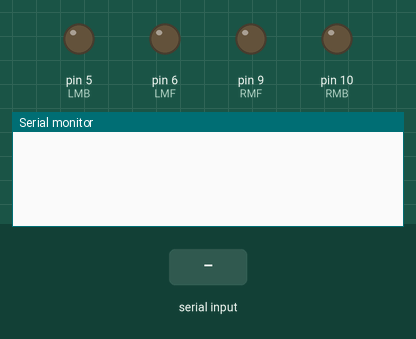
A sketch run on a simulated Arduino Mega 2560, built with avr-gcc and run on an emulated ATmega2560. Shown: output pins drawn as LEDs (lit = HIGH), the last lines printed to the serial monitor. The inputs (shaded band) are chosen by the test bench.

Above: at 1.2 s.
1.3 s: "-\n" received over Serial
At 2.3 s:
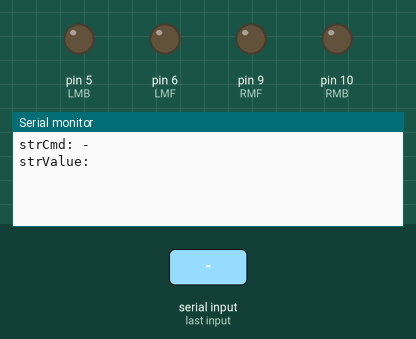
2.8 s: "LF\n" received over Serial
At 4.0 s:
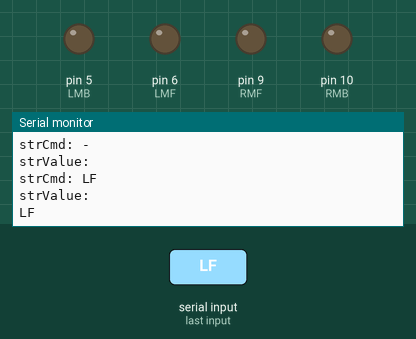
4.3 s: "LB\n" received over Serial
At 5.1 s:
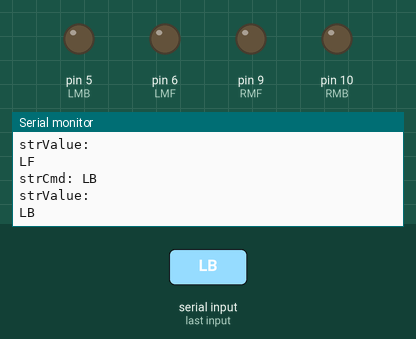

Measured:
- after the input at 1.3 s, the serial monitor: prints a new line at once (image 1)
- after the input at 2.8 s, the serial monitor: prints a new line at once (image 2)
- after the input at 4.3 s, the serial monitor: prints a new line at once (image 3)

The sketch:

arduinomotor.ino
```cpp
#include "motors.h"

// HW serial port Serial1 pins RX D0 and TX D1 (only RX is realy used)

void setup()
{
  Serial.begin(9600); //This pipes to the serial monitor
  Serial1.begin(9600);

  motorsInit();
}

String cmd;

void loop()
{
  while (Serial.available()) {
    char c = Serial.read();
    cmd += c;
    if (c == '\n')
    {
      parseCmd(cmd);
      cmd = "";
    }
  }

}

/**
   Parses and executes command in form <command>-<value>#
*/
void parseCmd(String cmd)
{
  String strCmd;
  String strValue;
  if(cmd.indexOf("-") > 0)
  {
    strCmd = cmd.substring(0, cmd.indexOf("-"));
    strValue = cmd.substring(cmd.indexOf("-") + 1, cmd.indexOf("\n"));
  }
  else if(cmd.indexOf("\n") > 0)
  {
    strCmd = cmd.substring(0, cmd.indexOf("#"));
  }
  else return;

  Serial.println("strCmd: " + strCmd);
  Serial.println("strValue: " + strValue);


    if (strCmd.indexOf("LF") >= 0)
    {
    leftMotorForward(strValue.toInt());
    Serial.print(cmd);
    }
    if (strCmd.indexOf("LB") >= 0)
    {
    leftMotorBackward(strValue.toInt());
    Serial.print(cmd);
    }
    if (strCmd.indexOf("RF") >= 0)
    {
    rightMotorForward(strValue.toInt());
    Serial.print(cmd);
    }
    if (strCmd.indexOf("RB") >= 0)
    {
    rightMotorBackward(strValue.toInt());
    Serial.print(cmd);
    }
    if (strCmd.indexOf("stop") >= 0)
    {
    motorsStop();
    Serial.print(cmd);
    }


}
```

motors.c
```cpp
#include "motors.h"

void motorsInit()
{
  pinMode(LMF, OUTPUT);
  pinMode(LMB, OUTPUT);
  pinMode(RMF, OUTPUT);
  pinMode(RMB, OUTPUT);
  motorsStop();
}

void motorsStop()
{
  digitalWrite(LMF, LOW);
  digitalWrite(LMB, LOW);
  digitalWrite(RMF, LOW);
  digitalWrite(RMB, LOW);
}

void leftMotorForward(int aPwm)
{
  analogWrite(LMF, aPwm);
  digitalWrite(LMB, LOW);
}

void leftMotorBackward(int aPwm)
{
  analogWrite(LMB, aPwm);
  digitalWrite(LMF, LOW);
}

void rightMotorForward(int aPwm)
{
  analogWrite(RMF, aPwm);
  digitalWrite(RMB, LOW);
}

void rightMotorBackward(int aPwm)
{
  analogWrite(RMB, aPwm);
  digitalWrite(RMF, LOW);
}
```

motors.h
```cpp
#pragma once

#include <arduino.h>

// Robot motors pwm outputs
#define LMF 6  // Left Motor Forward
#define LMB 5  // Left Motor Backward
#define RMF 9  // Right Motor Forward
#define RMB 10 // Right Motor Backward

#ifdef __cplusplus
extern "C" {
#endif

void motorsInit();
void motorsStop();
void leftMotorForward(int aPwm);
void leftMotorBackward(int aPwm);
void rightMotorForward(int aPwm);
void rightMotorBackward(int aPwm);

#ifdef __cplusplus
}
#endif
```
